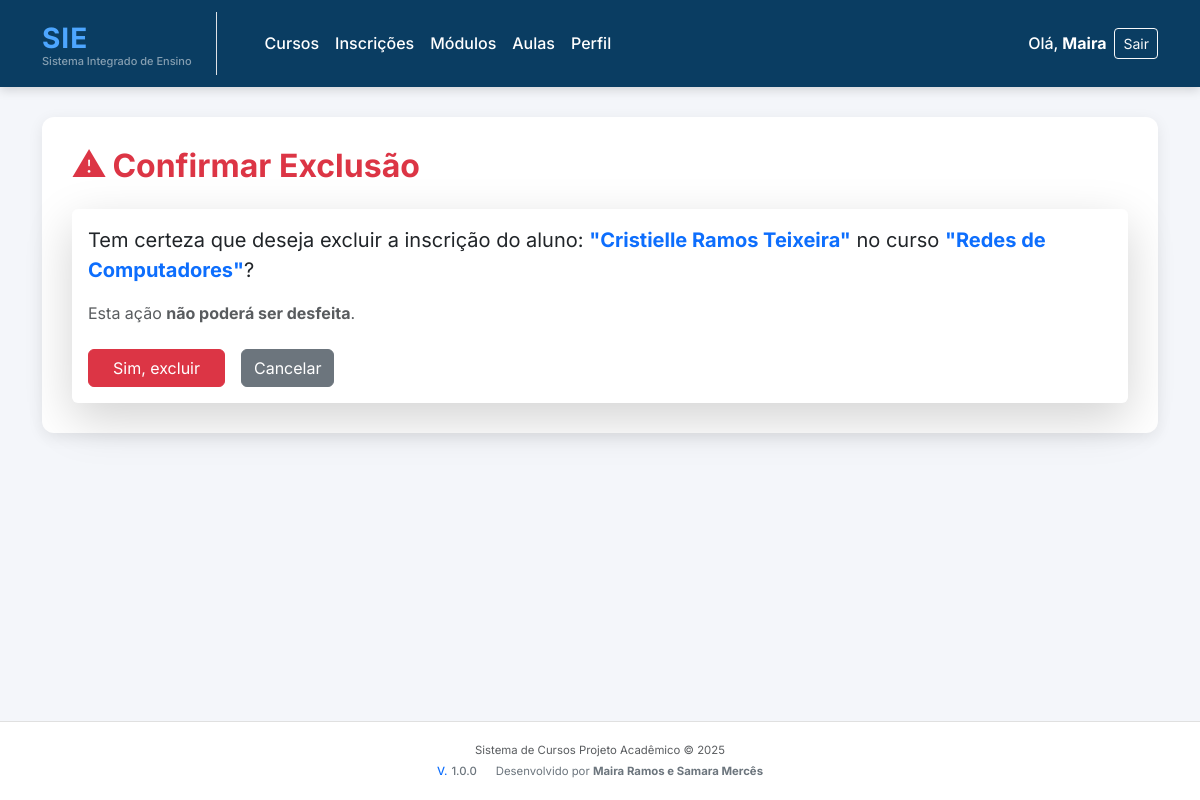
Page /inscricoes/1/excluir/ (signed in) on the committed database.
### inscricoes/models.py (models this page shows, shortened)
class Inscricao(models.Model):
    aluno = models.ForeignKey(Aluno, on_delete=models.CASCADE)
    curso = models.ForeignKey(Curso, on_delete=models.CASCADE)
    data_inscricao = models.DateField(auto_now_add=True)
    class Meta:
        unique_together = ('aluno', 'curso')  # evita inscrição duplicada
        permissions = [
            ("ver_inscricao", "Pode visualizar inscrições"),
            ("criar_inscricao", "Pode criar inscrições"),
            ("cancelar_inscricao", "Pode cancelar inscrições"),
        ]

### alunos/models.py (models this page shows, shortened)
class Aluno(models.Model):
    user = models.OneToOneField(User, on_delete=models.CASCADE, null=True, blank=True)
    nome = models.CharField("Nome completo", max_length=200)
    email = models.EmailField("E-mail", unique=True)
    data_nascimento = models.DateField("Data de nascimento")
    class Meta:
        permissions = [
            ("ver_aluno", "Pode visualizar alunos"),
            ("criar_aluno", "Pode criar alunos"),
            ("editar_aluno", "Pode editar alunos"),
            ("deletar_aluno", "Pode deletar alunos"),
        ]

### cursos/models.py (models this page shows, shortened)
class Curso(models.Model):
    nome = models.CharField(max_length=100)
    descricao = models.TextField(blank=True)
    carga_horaria = models.PositiveIntegerField()
    class Meta:
        permissions = [
            ("ver_curso", "Pode visualizar cursos"),
            ("criar_curso", "Pode criar cursos"),
            ("editar_curso", "Pode editar cursos"),
            ("deletar_curso", "Pode deletar cursos"),
        ]

### inscricoes/views.py (the view)
# urls.py: path("<int:id>/excluir/", views.excluir_inscricao, name="excluir"),
@login_required
@permission_required("inscricoes.delete_inscricao", raise_exception=True)
def excluir_inscricao(request, id):
    inscricao = get_object_or_404(Inscricao, id=id)
    if request.method == "POST":
        inscricao.delete()
        messages.success(request, "Inscrição removida com sucesso!")
        return redirect("inscricoes:listar")
    return render(request, "inscricoes/excluir.html", {"inscricao": inscricao})

### templates/inscricoes/excluir.html (shortened to what this page needs)
{% extends "base.html" %}
{% block content %}
<h2 class="fw-bold text-danger mb-4">⚠ Confirmar Exclusão</h2>
<div class="card shadow-lg border-0">
    <div class="card-body">
        <p class="fs-5">
            Tem certeza que deseja excluir a inscrição do aluno:
            <strong class="text-primary">"{{ inscricao.aluno.nome }}"</strong>
            no curso
            <strong class="text-primary">"{{ inscricao.curso.nome }}"</strong>?
        </p>
        <p class="text-muted">
            Esta ação <strong>não poderá ser desfeita</strong>.
        </p>
        <form method="POST" class="mt-4 d-flex gap-3">
            <button type="submit" class="btn btn-danger px-4">Sim, excluir</button>
            <a href="{% url 'inscricoes:listar' %}" class="btn btn-secondary">Cancelar</a>
        </form>
    </div>
</div>
{% endblock %}

### templates/base.html (shortened to what this page needs)
<!DOCTYPE html>
<html lang="pt-br">
<head>
    <link href="https://cdn.jsdelivr.net/npm/bootstrap@5.3.0/dist/css/bootstrap.min.css" rel="stylesheet">
</head>
<body>
<nav class="navbar navbar-expand-lg navbar-modern sticky-top">
    <div class="container">
        <a class="navbar-brand d-flex flex-column align-items-start pe-3 pe-lg-4 border-end border-white-50" href="/">
            <span class="fw-bold logo-text" style="letter-spacing: 1px;">
                SIE
            </span>
            <small class="text-white-50" style="font-size: 11px; margin-top: -6px;">
                Sistema Integrado de Ensino
            </small>
        </a>
        <div class="collapse navbar-collapse justify-content-between" id="navbarNav">
            <ul class="navbar-nav me-auto mb-2 mb-lg-0 ms-lg-4">
                <li class="nav-item">
                    <a class="nav-link {% if request.path == '/cursos/' or request.path == '/cursos' %}active fw-bolder{% endif %}"
                       href="/cursos/" aria-current="page">Cursos</a>
                </li>
                <li class="nav-item">
                    <a class="nav-link {% if request.path == '/inscricoes/' or request.path == '/inscricoes' %}active fw-bolder{% endif %}"
                       href="/inscricoes/">Inscrições</a>
                </li>
                <li class="nav-item">
                    <a class="nav-link {% if request.path == '/modulos/' or request.path == '/modulos' %}active fw-bolder{% endif %}"
                       href="/modulos/">Módulos</a>
                </li>
                 <li class="nav-item">
                    <a class="nav-link {% if request.path == '/aulas/' or request.path == '/aulas' %}active fw-bolder{% endif %}"
                       href="/aulas/">Aulas</a>
                </li>
                <li class="nav-item">
                    <a class="nav-link {% if request.path == '/perfil/' or 'perfil' in request.path %}active fw-bolder{% endif %}"
                       href="/perfil/">Perfil</a>
                </li>
            </ul>
            <ul class="navbar-nav">
                {% if user.is_authenticated %}
                    <li class="nav-item d-flex align-items-center me-2">
                        <span class="nav-link p-0 text-white-50">Olá,</span>
                        <span class="nav-link fw-bold p-0 ms-1">{{ user.username }}</span>
                    </li>
                    <li class="nav-item">
                        <a class="btn btn-outline-light btn-sm" href="{% url 'usuarios:logout' %}">Sair</a>
                    </li>
                {% else %}
                    <li class="nav-item">
                        <a class="btn btn-outline-light btn-sm" href="{% url 'usuarios:login' %}">Entrar</a>
                    </li>
                {% endif %}
            </ul>
        </div>
    </div>
</nav>
<div class="main-content">
    <div class="container">
        <div class="main-box">
            {% block content %}
            {% endblock content %}
        </div>
    </div>
</div>
<footer>
    <div class="container small text-muted">
        <div class="mb-1">
            Sistema de Cursos Projeto Acadêmico © 2025
        </div>
        <div class="text-secondary">
            <span class="fw-medium me-3">
                <span class="text-primary me-1">V.</span>1.0.0
            </span>
            <span>
                Desenvolvido por <span class="fw-bold">Maira Ramos e Samara Mercês</span>
            </span>
        </div>
    </div>
</footer>
</body>
</html>

### templates/base.html (style rules this page uses)
:root { --primary-color: #0a3d62; --secondary-color: #4da6ff; --bg-light: #f4f6fa; }
body { background-color: var(--bg-light); font-family: "Inter", sans-serif; min-height: 100vh; display: flex; flex-direction: column; }
.navbar-modern { background: var(--primary-color); box-shadow: 0 3px 10px rgba(0, 0, 0, 0.15); padding-top: 0.75rem; padding-bottom: 0.75rem; }
.navbar-modern .nav-link, .navbar-modern .navbar-brand { color: #ffffff !important; font-weight: 500; transition: color 0.3s ease; }
.main-content { flex: 1; padding-bottom: 20px; }
.main-box { background: white; border-radius: 12px; padding: 30px; box-shadow: 0 4px 15px rgba(0, 0, 0, 0.08); margin-top: 30px; }
.logo-text { color: var(--secondary-color); font-size: 28px !important; }
footer { margin-top: auto; padding: 20px 0; text-align: center; color: #888; font-size: 13px; border-top: 1px solid #e0e0e0; background-color: white; }

### rows in the picture
Inscricao: aluno.nome "Cristielle Ramos Teixeira", curso.nome "Redes de Computadores"

### other values in the picture
{{ user.username }} "Maira"
